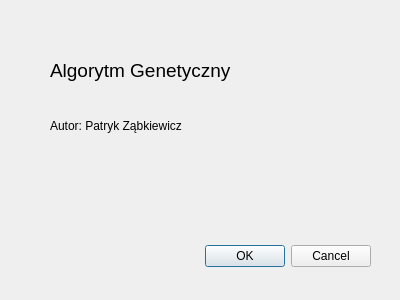
<?xml version="1.0" encoding="UTF-8"?>
<ui version="4.0">
 <class>About</class>
 <widget class="QDialog" name="About">
  <property name="geometry">
   <rect>
    <x>0</x>
    <y>0</y>
    <width>400</width>
    <height>300</height>
   </rect>
  </property>
  <property name="windowTitle">
   <string>Dialog</string>
  </property>
  <widget class="QDialogButtonBox" name="buttonBox">
   <property name="geometry">
    <rect>
     <x>30</x>
     <y>240</y>
     <width>341</width>
     <height>32</height>
    </rect>
   </property>
   <property name="orientation">
    <enum>Qt::Horizontal</enum>
   </property>
   <property name="standardButtons">
    <set>QDialogButtonBox::Cancel|QDialogButtonBox::Ok</set>
   </property>
  </widget>
  <widget class="QLabel" name="label">
   <property name="geometry">
    <rect>
     <x>50</x>
     <y>110</y>
     <width>231</width>
     <height>31</height>
    </rect>
   </property>
   <property name="text">
    <string>Autor: Patryk Ząbkiewicz</string>
   </property>
   <property name="wordWrap">
    <bool>true</bool>
   </property>
  </widget>
  <widget class="QLabel" name="label_2">
   <property name="geometry">
    <rect>
     <x>50</x>
     <y>50</y>
     <width>251</width>
     <height>41</height>
    </rect>
   </property>
   <property name="font">
    <font>
     <pointsize>14</pointsize>
    </font>
   </property>
   <property name="text">
    <string>Algorytm Genetyczny</string>
   </property>
  </widget>
 </widget>
 <resources/>
 <connections>
  <connection>
   <sender>buttonBox</sender>
   <signal>accepted()</signal>
   <receiver>About</receiver>
   <slot>accept()</slot>
   <hints>
    <hint type="sourcelabel">
     <x>248</x>
     <y>254</y>
    </hint>
    <hint type="destinationlabel">
     <x>157</x>
     <y>274</y>
    </hint>
   </hints>
  </connection>
  <connection>
   <sender>buttonBox</sender>
   <signal>rejected()</signal>
   <receiver>About</receiver>
   <slot>reject()</slot>
   <hints>
    <hint type="sourcelabel">
     <x>316</x>
     <y>260</y>
    </hint>
    <hint type="destinationlabel">
     <x>286</x>
     <y>274</y>
    </hint>
   </hints>
  </connection>
 </connections>
</ui>
